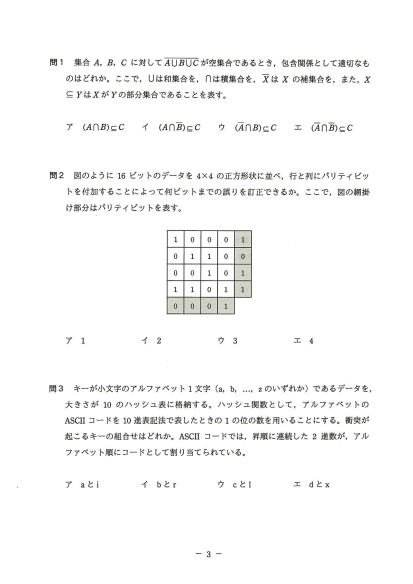
#> input picture a1/assets/2015_a1_2015_a1_p03.png, 825 x 1167 px, given in place of page-05.jpg, which was not available (shown at 1/2 size)
$ python build_a1_2025_assets.py
#> lines starting #> are read from the running program, lines starting #| are printed output that depends on the picture
from pathlib import Path
from PIL import Image

ROOT=Path(__file__).resolve().parents[1]
src=ROOT/"_tmp_a1_2025_render"
out=ROOT/"a1"/"assets"
out.mkdir(parents=True,exist_ok=True)

crops={
    "2025_q03_stack.png":("page-05.jpg",(250,230,710,480)),
    "2025_q04_cpu_table.png":("page-05.jpg",(300,750,800,930)),
    "2025_q07_timing.png":("page-07.jpg",(170,390,900,680)),
    "2025_q15_osi.png":("page-11.jpg",(180,625,900,930)),
    "2025_q25_contract.png":("page-15.jpg",(130,310,970,575)),
}
for name,(page,box) in crops.items():
    im=Image.open(src/page)
#> im is the input picture: PIL image 825x1167 RGB; mean R, G, B 248.8, 248.8, 248.5
    im.crop(box).save(out/name)
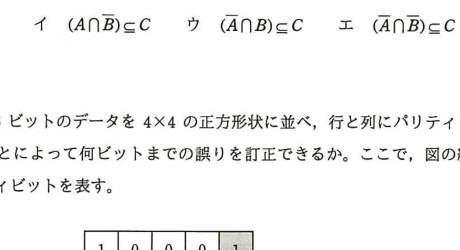
#> saved as 2025_q03_stack.png: PIL image 460x250 RGB; mean R, G, B 245.7, 245.7, 245.3
#> pass 3 of the loop `for name,(page,box) in crops.items():`:
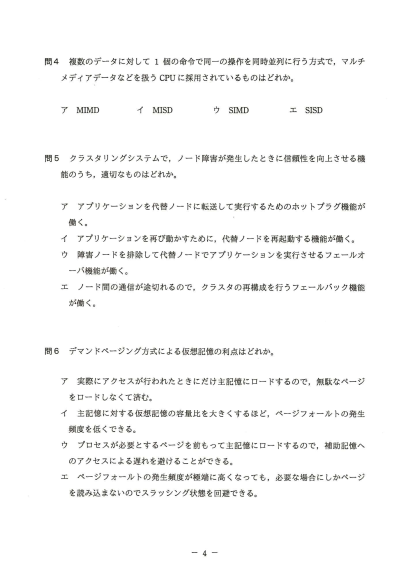
#> input picture a1/assets/2015_a1_2015_a1_p04.png, 825 x 1167 px, given in place of page-07.jpg, which was not available (shown at 1/2 size)
#> im is the input picture: PIL image 825x1167 RGB; mean R, G, B 248.4, 248.5, 248.2
#> `im.crop(box).save(out/name)`:
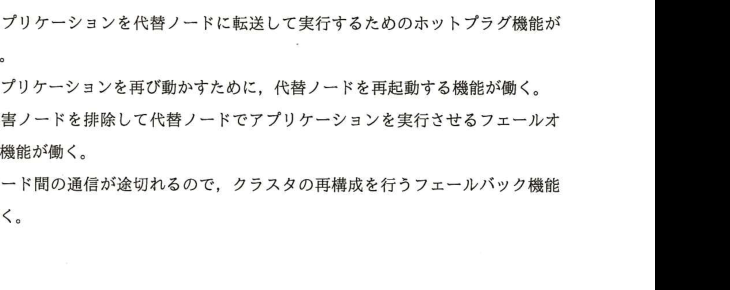
#> saved as 2025_q07_timing.png: PIL image 730x290 RGB; mean R, G, B 220.8, 220.8, 220.6
#> (the run stopped early here; a loop or call above may not have finished)
